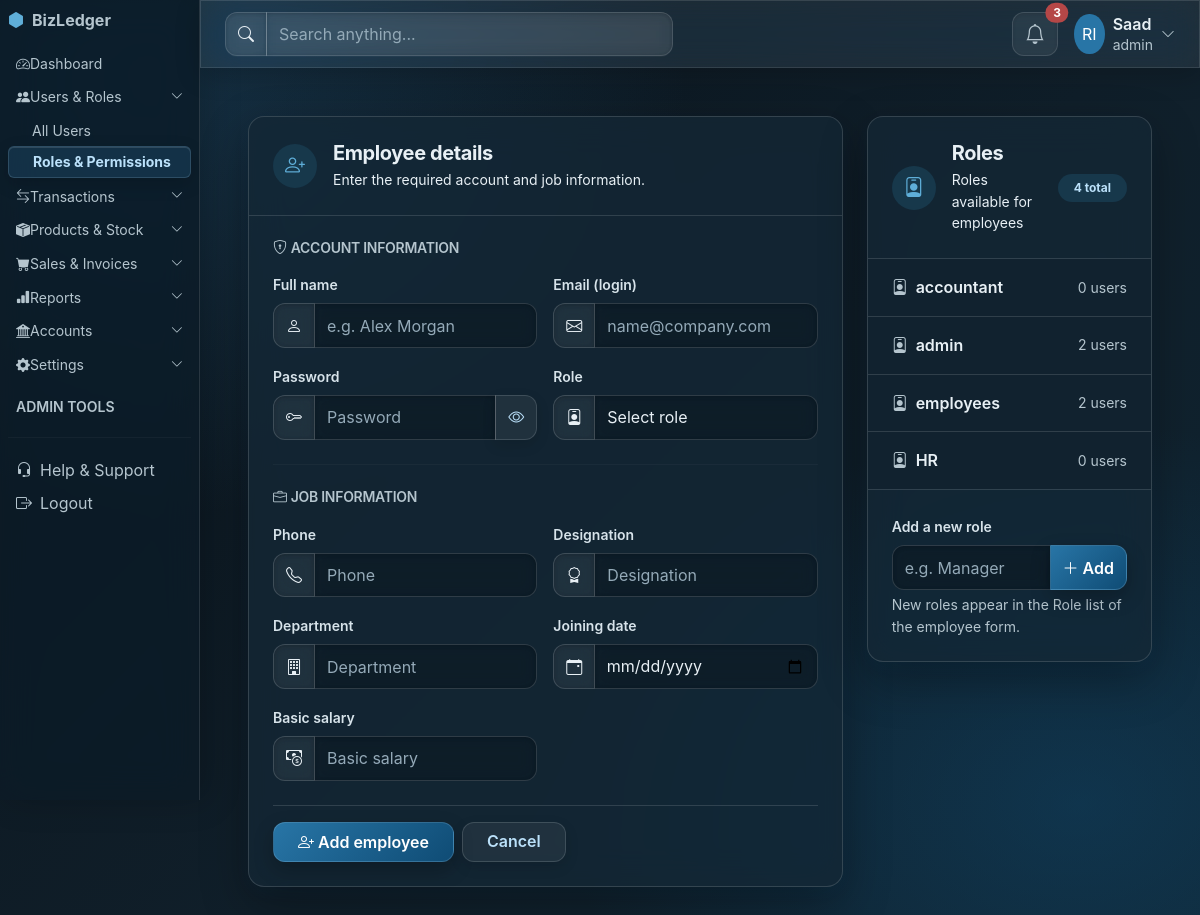
/admin/permissions.php (signed in), run on the app's committed database.
### tables this page shows
CREATE TABLE `roles` (
  `role_id` int UNSIGNED NOT NULL,
  `company_id` int UNSIGNED NOT NULL,
  `role_name` varchar(80) NOT NULL
);

### admin/permissions.php (the view, shortened to what this page needs)
<?php
include_once 'assets/db/bdconfig.php';
$company_id = (int) ($_SESSION['company_id'] ?? 1);
$roles = [];
$role_result = $conn -> query("SELECT r.role_id, r.role_name,
(SELECT COUNT(*)
   FROM user_roles ur
   JOIN users u ON u.user_id = ur.user_id
  WHERE ur.role_id = r.role_id
    AND u.company_id = r.company_id) AS user_count
FROM roles r
WHERE r.company_id = '$company_id'
ORDER BY r.role_name ASC");
while($r = $role_result -> fetch_assoc()){
    $roles[] = $r;
}
?>
<!DOCTYPE html>
<html lang="en">
<head>
  <link href="https://cdn.jsdelivr.net/npm/bootstrap@5.3.3/dist/css/bootstrap.min.css" rel="stylesheet">
  <link href="https://cdn.jsdelivr.net/npm/bootstrap-icons@1.11.3/font/bootstrap-icons.min.css" rel="stylesheet">
  <link href="assets/css/glassmorphism.css" rel="stylesheet">
</head>
<body class="bg-body-tertiary dashboard-page">
  <div class="container-fluid">
    <div class="row min-vh-100">
      <div class="col-lg-3 col-xl-2 p-0"><?php include 'include/adminsidebar.php'; ?></div>
      <div class="col-12 col-lg-9 col-xl-10 p-0">
        <?php include 'include/adminheadbar.php'; ?>
        <main class="p-3 p-md-4 p-xl-5">
          <div class="row g-4 align-items-start">
          <div class="col-12 col-xl-8">
          <section class="card dashboard-card rounded-4 shadow-sm" aria-labelledby="employee-form-title">
            <div class="card-body p-0">
              <div class="d-flex align-items-center gap-3 p-3 p-md-4 border-bottom">
                <span class="d-inline-flex align-items-center justify-content-center rounded-circle bg-primary-subtle text-primary flex-shrink-0" style="width: 2.75rem; height: 2.75rem">
                  <i class="bi bi-person-plus fs-5" aria-hidden="true"></i>
                </span>
                <div>
                  <h2 class="h5 dashboard-section-title fw-bold mb-1" id="employee-form-title">Employee details</h2>
                  <p class="small dashboard-subtitle mb-0">Enter the required account and job information.</p>
                </div>
              </div>
              <form method="post" class="p-3 p-md-4">
                <div class="mb-4">
                  <h3 class="h6 text-uppercase text-secondary fw-semibold small mb-3">
                    <i class="bi bi-shield-lock me-1" aria-hidden="true"></i>Account information
                  </h3>
                  <div class="row g-3">
                    <div class="col-md-6">
                      <label class="form-label fw-semibold" for="name">Full name</label>
                      <div class="input-group">
                        <span class="input-group-text bg-light text-secondary"><i class="bi bi-person"></i></span>
                        <input id="name" name="name" class="form-control" placeholder="e.g. Alex Morgan" required>
                      </div>
                    </div>
                    <div class="col-md-6">
                      <label class="form-label fw-semibold" for="email">Email (login)</label>
                      <div class="input-group">
                        <span class="input-group-text bg-light text-secondary"><i class="bi bi-envelope"></i></span>
                        <input id="email" type="email" name="email" class="form-control" placeholder="name@company.com" required>
                      </div>
                    </div>
                    <div class="col-md-6">
                      <label class="form-label fw-semibold" for="temporary_password">Password</label>
                      <div class="input-group">
                        <span class="input-group-text bg-light text-secondary"><i class="bi bi-key"></i></span>
                        <input id="temporary_password" type="password" name="temporary_password" class="form-control" placeholder="Password" required>
                        <button class="btn btn-light border" type="button" id="togglePassword" aria-label="Show or hide password">
                          <i class="bi bi-eye" id="togglePasswordIcon"></i>
                        </button>
                      </div>
                    </div>
                    <div class="col-md-6">
                      <label class="form-label fw-semibold" for="role">Role</label>
                      <div class="input-group">
                        <span class="input-group-text bg-light text-secondary"><i class="bi bi-person-badge"></i></span>
                        <select id="role" name="role" class="form-select" required>
                          <option value="" disabled selected>Select role</option>
                        </select>
                      </div>
                    </div>
                  </div>
                </div>
                <hr class="text-secondary-emphasis opacity-25">
                <div class="mb-2 mt-4">
                  <h3 class="h6 text-uppercase text-secondary fw-semibold small mb-3">
                    <i class="bi bi-briefcase me-1" aria-hidden="true"></i>Job information
                  </h3>
                  <div class="row g-3">
                    <div class="col-md-6">
                      <label class="form-label fw-semibold" for="phone">Phone</label>
                      <div class="input-group">
                        <span class="input-group-text bg-light text-secondary"><i class="bi bi-telephone"></i></span>
                        <input id="phone" name="phone" class="form-control" placeholder="Phone">
                      </div>
                    </div>
                    <div class="col-md-6">
                      <label class="form-label fw-semibold" for="designation">Designation</label>
                      <div class="input-group">
                        <span class="input-group-text bg-light text-secondary"><i class="bi bi-award"></i></span>
                        <input id="designation" name="designation" class="form-control" placeholder="Designation">
                      </div>
                    </div>
                    <div class="col-md-6">
                      <label class="form-label fw-semibold" for="department">Department</label>
                      <div class="input-group">
                        <span class="input-group-text bg-light text-secondary"><i class="bi bi-building"></i></span>
                        <input id="department" name="department" class="form-control" placeholder="Department">
                      </div>
                    </div>
                    <div class="col-md-6">
                      <label class="form-label fw-semibold" for="joining_date">Joining date</label>
                      <div class="input-group">
                        <span class="input-group-text bg-light text-secondary"><i class="bi bi-calendar-event"></i></span>
                        <input id="joining_date" type="date" name="joining_date" class="form-control">
                      </div>
                    </div>
                    <div class="col-md-6">
                      <label class="form-label fw-semibold" for="basic_salary">Basic salary</label>
                      <div class="input-group">
                        <span class="input-group-text bg-light text-secondary"><i class="bi bi-cash-coin"></i></span>
                        <input id="basic_salary" type="number" step="0.01" name="basic_salary" class="form-control" placeholder="Basic salary">
                      </div>
                    </div>
                  </div>
                </div>
                <div class="d-flex flex-wrap gap-2 mt-4 pt-3 border-top">
                  <button type="submit" class="btn btn-primary px-4">
                    <i class="bi bi-person-plus me-1" aria-hidden="true"></i>Add employee
                  </button>
                  <a href="dashboard_admin.php" class="btn btn-light border px-4">Cancel</a>
                </div>
              </form>
            </div>
          </section>
          </div>
          <div class="col-12 col-xl-4">
            <section class="card dashboard-card rounded-4 shadow-sm" aria-labelledby="roles-title">
              <div class="card-body p-0">
                <div class="d-flex align-items-center justify-content-between gap-3 p-3 p-md-4 border-bottom">
                  <div class="d-flex align-items-center gap-3">
                    <span class="d-inline-flex align-items-center justify-content-center rounded-circle bg-primary-subtle text-primary flex-shrink-0" style="width: 2.75rem; height: 2.75rem">
                      <i class="bi bi-person-badge fs-5" aria-hidden="true"></i>
                    </span>
                    <div>
                      <h2 class="h5 dashboard-section-title fw-bold mb-1" id="roles-title">Roles</h2>
                      <p class="small dashboard-subtitle mb-0">Roles available for employees</p>
                    </div>
                  </div>
                  <span class="badge rounded-pill bg-primary-subtle text-primary-emphasis px-3 py-2"><?= count($roles) ?> total</span>
                </div>
                <ul class="list-group list-group-flush">
                  <?php foreach($roles as $r){ ?>
                    <li class="list-group-item d-flex justify-content-between align-items-center px-4 py-3">
                      <span class="fw-semibold"><i class="bi bi-person-badge text-secondary me-2" aria-hidden="true"></i><?= htmlspecialchars($r['role_name']) ?></span>
                      <span class="small text-secondary"><?= (int) $r['user_count'] ?> user<?= $r['user_count'] == 1 ? '' : 's' ?></span>
                    </li>
                  <?php } ?>
                </ul>
                <form method="post" class="p-3 p-md-4 border-top">
                  <label class="form-label fw-semibold" for="role_name">Add a new role</label>
                  <div class="input-group">
                    <input id="role_name" name="role_name" class="form-control" placeholder="e.g. Manager" maxlength="80" required>
                    <button class="btn btn-primary" type="submit" name="add_role"><i class="bi bi-plus-lg me-1" aria-hidden="true"></i>Add</button>
                  </div>
                  <div class="form-text">New roles appear in the Role list of the employee form.</div>
                </form>
              </div>
            </section>
          </div>
          </div>
        </main>
      </div>
    </div>
  </div>
</body>
</html>

### data on the page
roles: role_name "accountant", user_count "0"
roles: role_name "admin", user_count "2"
roles: role_name "employees", user_count "2"
roles: role_name "HR", user_count "0"

### other printed values
$_SESSION['name'] "Saad"
$_SESSION['role'] "admin"
count($roles) "4"
